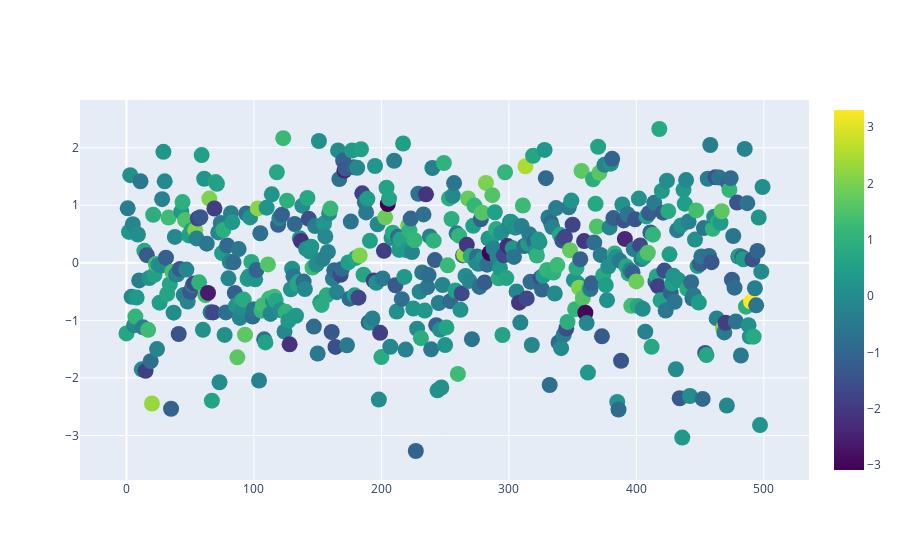

Here is the notebook cell this chart was saved with:
### Code cell
import plotly.graph_objects as go
import numpy as np

fig = go.Figure(data=go.Scatter(
    y = np.random.randn(500),
    mode='markers',
    marker=dict(
        size=16,
        color=np.random.randn(500), #set color equal to a variable
        colorscale='Viridis', # one of plotly colorscales
        showscale=True
    )
))

fig.show()

### Figure 1 — Plotly figure (JSON) as saved in the notebook; plotly's stock layout.template omitted (floating-point values rounded to 4 significant figures; data arrays with more than 128 entries replaced by an {"elided": "..."} marker saying what was removed)
{"data": [{"marker": {"color": {"elided": "500 float values"}, "colorscale": [[0, "#440154"], [0.1111, "#482878"], [0.2222, "#3e4989"], [0.3333, "#31688e"], [0.4444, "#26828e"], [0.5556, "#1f9e89"], [0.6667, "#35b779"], [0.7778, "#6ece58"], [0.8889, "#b5de2b"], [1, "#fde725"]], "showscale": true, "size": 16}, "mode": "markers", "type": "scatter", "y": {"elided": "500 float values"}}], "layout": {}}
